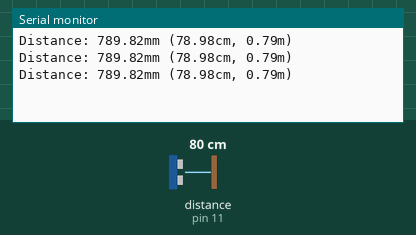
Recording of a sketch running on a simulated Arduino Uno, built with avr-gcc and run on an emulated ATmega328P. Shown: the last lines printed to the serial monitor. Wiring (inferred from the names in the program): ultrasonic range finder: trigger pin 10; echo pin 11. The inputs (shaded band) are chosen by the test bench; at power-on: distance to the obstacle (sensor on pin 11) 80 cm. The echo pulse lasts 58.3 µs per cm.

Above: at 1.3 s.
1.4 s: distance to the obstacle (sensor on pin 11) set to 2 cm
At 1.9 s:
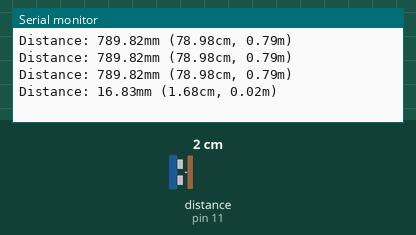
2.9 s: distance to the obstacle (sensor on pin 11) set to 4 cm
At 3.4 s:
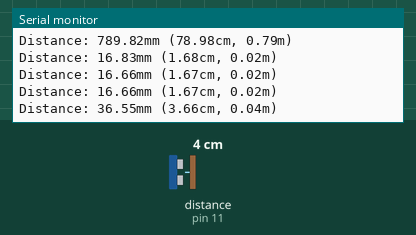
Timing chart, 0 to 5.9 s (numbered marks = the images above; inputs shaded):
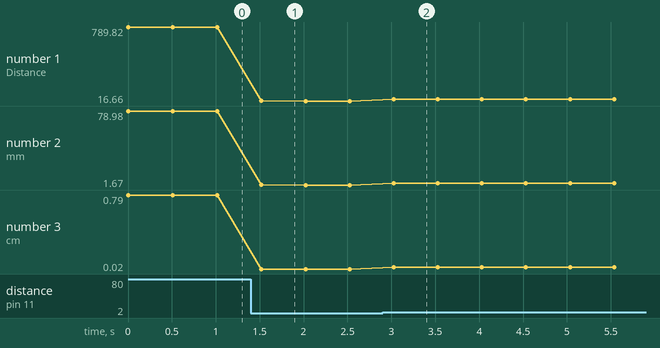

The sketch:

test_ultrason.ino
```cpp
//
#define TRIGGER_PIN 10
#define ECHO_PIN 11
/* Constantes pour le timeout */
const unsigned long MEASURE_TIMEOUT = 25000UL; // 25ms = ~8m à 340m/s pour gérer une éventuelle perte du signal

/* Vitesse du son dans l'air en mm/us */
const float SOUND_SPEED = 340.0 / 1000;
long measure; // stocke le résultat du pulseIn
float distance_mm; // stocke le résultat du calcul de la distance mesurée en mm

void setup() {
    /* Initialise le port série */
  Serial.begin(9600);

  /* Initialise les broches */
  pinMode(TRIGGER_PIN, OUTPUT);
  digitalWrite(TRIGGER_PIN, LOW); // La broche TRIGGER doit être à LOW au repos
  pinMode(ECHO_PIN, INPUT);
}
void loop() {

  /* 1. Lance une mesure de distance en envoyant une impulsion HIGH de 10µs sur la broche TRIGGER */
  digitalWrite(TRIGGER_PIN, HIGH);
  delayMicroseconds(10);
  digitalWrite(TRIGGER_PIN, LOW);

  /* 2. Mesure le temps entre l'envoi de l'impulsion ultrasonique et son écho (si il existe) */
  measure = pulseIn(ECHO_PIN, HIGH, MEASURE_TIMEOUT);

  /* 3. Calcul la distance à partir du temps mesuré */
  distance_mm = measure / 2.0 * SOUND_SPEED;

  /* Affiche les résultats en mm, cm et m */
  Serial.print(F("Distance: "));
  Serial.print(distance_mm);
  Serial.print(F("mm ("));
  Serial.print(distance_mm / 10.0, 2);
  Serial.print(F("cm, "));
  Serial.print(distance_mm / 1000.0, 2);
  Serial.println(F("m)"));

  /* Délai d'attente pour éviter d'afficher trop de résultats à la seconde */
  delay(500);
}
```

Measured:
- after the input at 1.4 s, the serial monitor: prints a new line after 0.12 s (image 1)
- after the input at 2.9 s, the serial monitor: prints a new line after 0.13 s (image 2)
- plotted number 1: 789.82 → 16.66 after the input at 1.4 s, 16.66 → 36.55 after the input at 2.9 s
- plotted number 2: 78.98 → 1.67 after the input at 1.4 s, 1.67 → 3.66 after the input at 2.9 s
- plotted number 3: 0.79 → 0.02 after the input at 1.4 s, 0.02 → 0.04 after the input at 2.9 s
